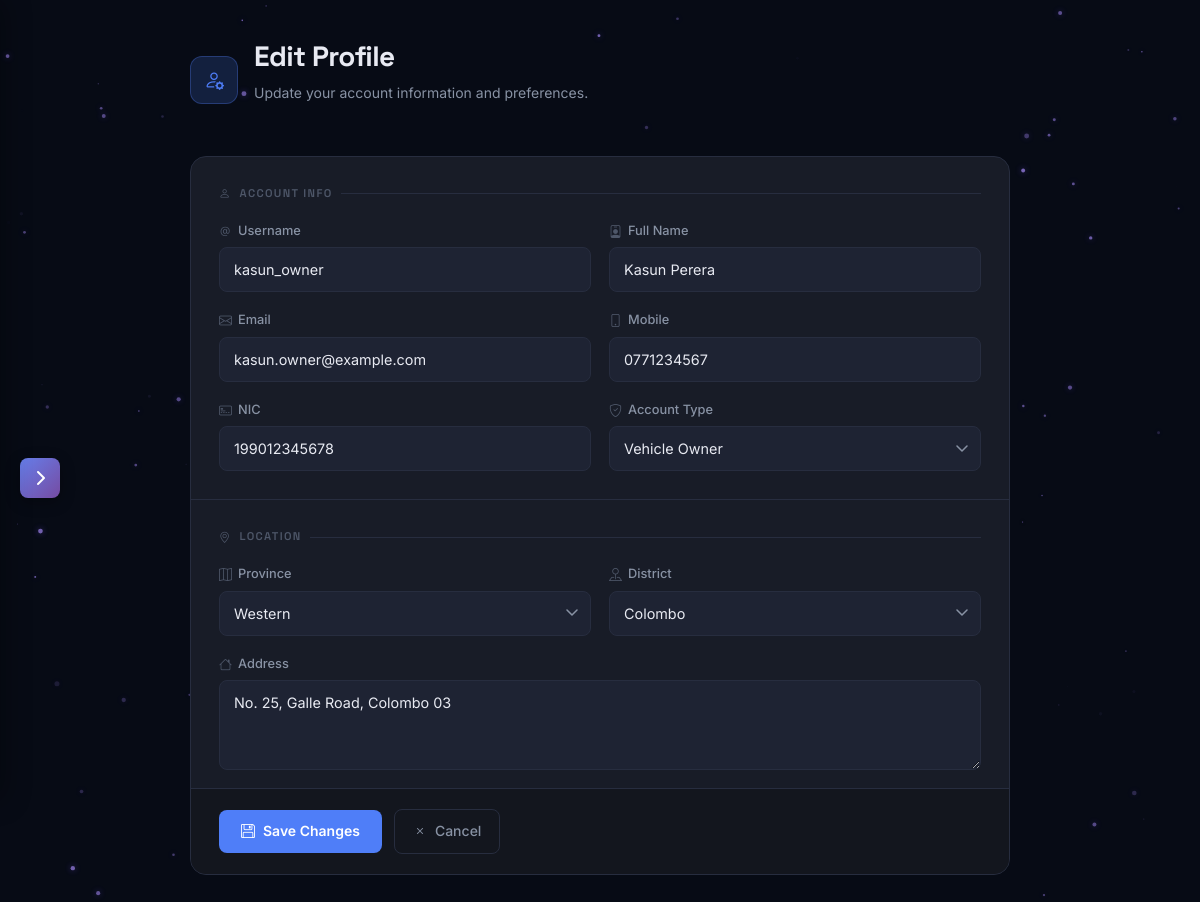
Screenshot of /edit_user_user_side_frontend.php (signed in) with the database file from the repository.
### tables this page shows
CREATE TABLE `users` (
  `user_id` int NOT NULL AUTO_INCREMENT,
  `username` varchar(50) DEFAULT NULL,
  `fullname` varchar(100) NOT NULL,
  `mobile` varchar(15) DEFAULT NULL,
  `email` varchar(100) DEFAULT NULL,
  `nic` varchar(20) DEFAULT NULL,
  `district` varchar(100) NOT NULL,
  `province` varchar(100) NOT NULL,
  `address` text NOT NULL,
  `user_type` varchar(50) NOT NULL,
  `password` varchar(255) NOT NULL,
  `created_at` timestamp NULL DEFAULT CURRENT_TIMESTAMP,
  PRIMARY KEY (`user_id`),
  UNIQUE KEY `username` (`username`),
  UNIQUE KEY `email` (`email`),
  UNIQUE KEY `nic` (`nic`)
);

### Includes/sri_lanka_provinces_districts.php (called while the page is built)
<?php
$sl_provinces = [
    "Central" => ["Kandy", "Matale", "Nuwara Eliya"],
    "Eastern" => ["Ampara", "Batticaloa", "Trincomalee"],
    "North Central" => ["Anuradhapura", "Polonnaruwa"],
    "Northern" => ["Jaffna", "Kilinochchi", "Mannar", "Mullaitivu", "Vavuniya"],
    "North Western" => ["Kurunegala", "Puttalam"],
    "Sabaragamuwa" => ["Kegalle", "Ratnapura"],
    "Southern" => ["Galle", "Hambantota", "Matara"],
    "Uva" => ["Badulla", "Monaragala"],
    "Western" => ["Colombo", "Gampaha", "Kalutara"]
];
?>

### edit_user_user_side_frontend.php (the view, shortened to what this page needs)
<?php
include "includes/db_connection.php";
include "includes/sri_lanka_provinces_districts.php";
$Page_Name = "Edit Profile";
$cookie_data = [];
if (isset($_COOKIE['abc'])) {
    $cookie_data = json_decode($_COOKIE['abc'], true);
}
$user_id = isset($cookie_data['user_id']) ? intval($cookie_data['user_id']) : 0;
$stmt = $conn->prepare("SELECT * FROM users WHERE user_id = ?");
$stmt->bind_param("i", $user_id);
$stmt->execute();
$result = $stmt->get_result();
$user = $result->fetch_assoc();
$old_username  = htmlspecialchars($user['username']);
$old_fullname  = htmlspecialchars($user['fullname']);
$old_mobile    = htmlspecialchars($user['mobile']);
$old_email     = htmlspecialchars($user['email']);
$old_nic       = htmlspecialchars($user['nic']);
$old_address   = htmlspecialchars($user['address']);
$old_user_type = htmlspecialchars($user['user_type']);
$old_province  = htmlspecialchars($user['province']);
?>
<?php include "side_bar.php"; ?>
<!DOCTYPE html>
<html lang="si">
<head>
    <link href="https://cdn.jsdelivr.net/npm/bootstrap@5.3.0/dist/css/bootstrap.min.css" rel="stylesheet">
    <link href="https://cdn.jsdelivr.net/npm/bootstrap-icons@1.11.0/font/bootstrap-icons.css" rel="stylesheet">
</head>
<body>
<div class="profile-wrapper">
    <div class="page-header">
        <div class="page-header-icon"><i class="bi bi-person-gear"></i></div>
        <div class="page-header-text">
            <h1><?php echo $Page_Name; ?></h1>
            <p>Update your account information and preferences.</p>
        </div>
    </div>
    <form action="includes/edit_user_user_side_backend.php" method="POST">
        <div class="form-card">
            <div class="form-section">
                <div class="section-label"><i class="bi bi-person"></i> Account Info</div>
                <div class="form-row">
                    <div class="field-group">
                        <label class="field-label" for="username">
                            <i class="bi bi-at"></i> Username
                        </label>
                        <input type="text" id="username" name="username" class="field-input"
                               value="<?php echo $old_username; ?>" required
                               placeholder="your_username">
                    </div>
                    <div class="field-group">
                        <label class="field-label" for="fullname">
                            <i class="bi bi-person-badge"></i> Full Name
                        </label>
                        <input type="text" id="fullname" name="fullname" class="field-input"
                               value="<?php echo $old_fullname; ?>" required
                               placeholder="Your full name">
                    </div>
                </div>
                <div class="form-row">
                    <div class="field-group">
                        <label class="field-label" for="email">
                            <i class="bi bi-envelope"></i> Email
                        </label>
                        <input type="email" id="email" name="email" class="field-input"
                               value="<?php echo $old_email; ?>" required
                               placeholder="you@example.com">
                    </div>
                    <div class="field-group">
                        <label class="field-label" for="mobile">
                            <i class="bi bi-phone"></i> Mobile
                        </label>
                        <input type="text" id="mobile" name="mobile" class="field-input"
                               value="<?php echo $old_mobile; ?>" required
                               placeholder="+94 7X XXX XXXX">
                    </div>
                </div>
                <div class="form-row">
                    <div class="field-group">
                        <label class="field-label" for="nic">
                            <i class="bi bi-credit-card-2-front"></i> NIC
                        </label>
                        <input type="text" id="nic" name="nic" class="field-input"
                               value="<?php echo $old_nic; ?>" required
                               placeholder="123456789V">
                    </div>
                    <div class="field-group">
                        <label class="field-label" for="user_type">
                            <i class="bi bi-shield-check"></i> Account Type
                        </label>
                        <select id="user_type" name="user_type" class="field-input" required>
                            <option value="Vehicle Owner" <?php echo ($old_user_type == 'Vehicle Owner') ? 'selected' : ''; ?>>Vehicle Owner</option>
                        </select>
                    </div>
                </div>
            </div>
            <div class="form-divider"></div>
            <div class="form-section">
                <div class="section-label"><i class="bi bi-geo-alt"></i> Location</div>
                <div class="form-row">
                    <div class="field-group">
                        <label class="field-label" for="province">
                            <i class="bi bi-map"></i> Province
                        </label>
                        <select id="province" name="province" class="field-input" required>
                            <?php
                            foreach ($sl_provinces as $prov => $districts) {
                                $selected = ($prov === $old_province) ? 'selected' : '';
                                echo "<option value=\"$prov\" $selected>$prov</option>";
                            }
                            ?>
                        </select>
                    </div>
                    <div class="field-group">
                        <label class="field-label" for="district">
                            <i class="bi bi-pin-map"></i> District
                        </label>
                        <select id="district" name="district" class="field-input" required>
                            <option value="">— Select District —</option>
                        </select>
                    </div>
                </div>
                <div class="form-row full">
                    <div class="field-group">
                        <label class="field-label" for="address">
                            <i class="bi bi-house"></i> Address
                        </label>
                        <textarea id="address" name="address" class="field-input" required
                                  placeholder="Your full address…"><?php echo $old_address; ?></textarea>
                    </div>
                </div>
            </div>
            <div class="form-actions">
                <button type="submit" class="btn-primary-custom">
                    <i class="bi bi-floppy"></i> Save Changes
                </button>
                <a href="index.php" class="btn-secondary-custom">
                    <i class="bi bi-x"></i> Cancel
                </a>
            </div>
        </div>
    </form>
</div>
</body>
</html>

### side_bar.php (style rules this page uses)
:root { --main-highlight-bg: rgba(255, 255, 255, 0.25); --main-highlight-color: #ffffff; --sub-highlight-bg: rgba(243, 8, 212, 0.4); --sub-highlight-color: #ffffff; }

### edit_user_user_side_frontend.php (style rules this page uses)
:root { --bg-base: #0d0f14; --bg-surface: #13161e; --bg-card: #181c27; --bg-elevated: #1e2333; --border: #272d3f; --border-focus: #4f7ef8; --accent: #4f7ef8; --accent-glow: rgba(79,126,248,0.18); --accent-hover: #6b93ff; --success-bg: #0d2318; --success-border:#1a4d30; --success-text: #4ade80; --error-bg: #230d0d; --error-border: #4d1a1a; --error-text: #f87171; --warning-text: #fb923c; --text-primary: #e8eaf2; --text-secondary: #8892a4; --text-muted: #4e5769; --font-display: 'Space Grotesk', sans-serif; --font-body: 'Inter', sans-serif; --radius-sm: 8px; --radius-md: 12px; --radius-lg: 16px; --transition: 0.2s cubic-bezier(0.4,0,0.2,1); }
*, *::before, *::after { box-sizing: border-box; margin: 0; padding: 0; }
html { scroll-behavior: smooth; }
body { background-color: var(--bg-base); color: var(--text-primary); font-family: var(--font-body); font-size: 15px; line-height: 1.6; min-height: 100vh; }
.profile-wrapper { max-width: 860px; margin: 0 auto; padding: 40px 20px 80px; }
.page-header { display: flex; align-items: center; gap: 16px; margin-bottom: 36px; }
.page-header-icon { width: 48px; height: 48px; background: var(--accent-glow); border: 1px solid rgba(79,126,248,0.3); border-radius: var(--radius-md); display: flex; align-items: center; justify-content: center; font-size: 20px; color: var(--accent); flex-shrink: 0; }
.page-header-text h1 { font-family: var(--font-display); font-size: clamp(1.35rem, 3vw, 1.75rem); font-weight: 700; color: var(--text-primary); letter-spacing: -0.02em; line-height: 1.2; }
.page-header-text p { font-size: 0.875rem; color: var(--text-secondary); margin-top: 3px; }
.form-card { background: var(--bg-card); border: 1px solid var(--border); border-radius: var(--radius-lg); overflow: hidden; }
.form-section { padding: 28px 28px 0; }
.section-label { font-family: var(--font-display); font-size: 0.7rem; font-weight: 600; letter-spacing: 0.12em; text-transform: uppercase; color: var(--text-muted); margin-bottom: 18px; display: flex; align-items: center; gap: 8px; }
.section-label::after { content: ''; flex: 1; height: 1px; background: var(--border); }
.form-divider { height: 1px; background: var(--border); margin: 28px 0 0; }
.form-row { display: grid; grid-template-columns: repeat(auto-fit, minmax(260px, 1fr)); gap: 18px; margin-bottom: 18px; }
.form-row.full { grid-template-columns: 1fr; }
.field-group { display: flex; flex-direction: column; gap: 6px; }
.field-label { font-size: 0.8rem; font-weight: 500; color: var(--text-secondary); display: flex; align-items: center; gap: 6px; }
.field-label i { font-size: 13px; color: var(--text-muted); }
.field-input { background: var(--bg-elevated); border: 1px solid var(--border); border-radius: var(--radius-sm); color: var(--text-primary); font-family: var(--font-body); font-size: 0.9rem; padding: 10px 14px; transition: border-color var(--transition), box-shadow var(--transition), background var(--transition); width: 100%; outline: none; -webkit-appearance: none; }
.field-input::placeholder { color: var(--text-muted); }
select.field-input { background-repeat: no-repeat; background-position: right 12px center; padding-right: 36px; cursor: pointer; }
select.field-input option { background: var(--bg-card); color: var(--text-primary); }
textarea.field-input { resize: vertical; min-height: 90px; }
.form-actions { display: flex; align-items: center; gap: 12px; padding: 20px 28px; background: var(--bg-surface); border-top: 1px solid var(--border); flex-wrap: wrap; }
.btn-primary-custom { display: inline-flex; align-items: center; gap: 8px; background: var(--accent); color: #fff; font-family: var(--font-body); font-size: 0.875rem; font-weight: 600; padding: 10px 22px; border-radius: var(--radius-sm); border: none; cursor: pointer; transition: background var(--transition), transform var(--transition), box-shadow var(--transition); text-decoration: none; }
.btn-secondary-custom { display: inline-flex; align-items: center; gap: 8px; background: transparent; color: var(--text-secondary); font-family: var(--font-body); font-size: 0.875rem; font-weight: 500; padding: 10px 18px; border-radius: var(--radius-sm); border: 1px solid var(--border); cursor: pointer; transition: all var(--transition); text-decoration: none; }

### rows the page displays
users: username "kasun_owner", fullname "Kasun Perera", email "kasun.owner@example.com", mobile "0771234567", nic "199012345678", user_type "Vehicle Owner", address "No. 25, Galle Road, Colombo 03"

### other values shown
$Page_Name "Edit Profile"
form field province "Western"
